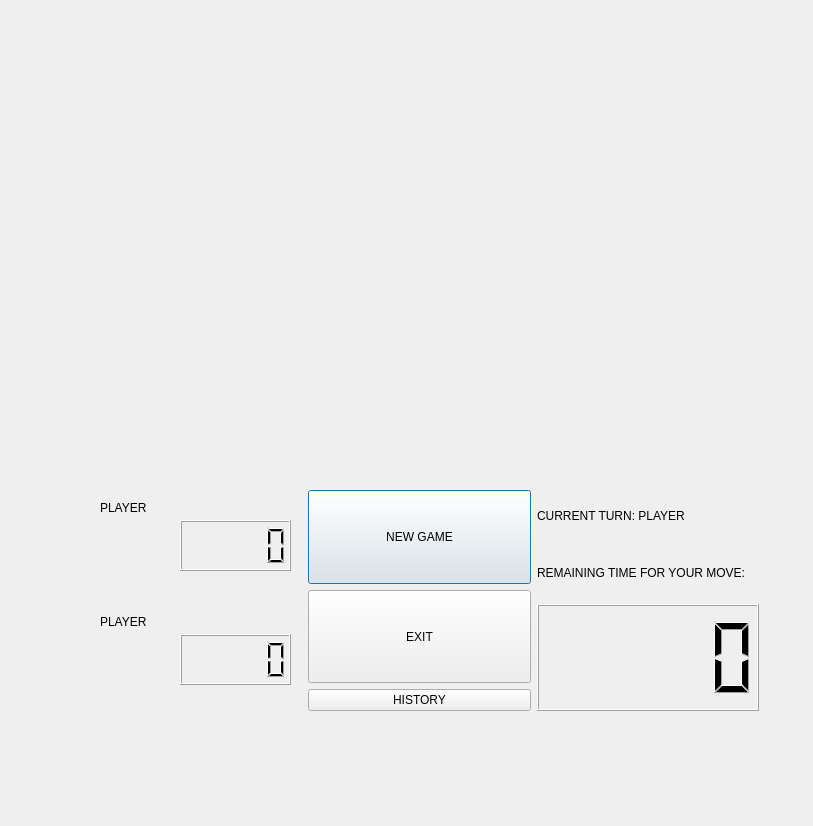
<?xml version="1.0" encoding="UTF-8"?>
<ui version="4.0">
 <class>tic_tac_toe_board</class>
 <widget class="QDialog" name="tic_tac_toe_board">
  <property name="geometry">
   <rect>
    <x>0</x>
    <y>0</y>
    <width>813</width>
    <height>826</height>
   </rect>
  </property>
  <property name="windowTitle">
   <string>Board</string>
  </property>
  <widget class="QWidget" name="verticalLayoutWidget">
   <property name="geometry">
    <rect>
     <x>80</x>
     <y>40</y>
     <width>681</width>
     <height>671</height>
    </rect>
   </property>
   <layout class="QVBoxLayout" name="board_main_ly" stretch="2">
    <property name="bottomMargin">
     <number>0</number>
    </property>
    <item>
     <widget class="QWidget" name="widget_3" native="true">
      <widget class="QWidget" name="gridLayoutWidget">
       <property name="geometry">
        <rect>
         <x>0</x>
         <y>0</y>
         <width>681</width>
         <height>451</height>
        </rect>
       </property>
       <layout class="QGridLayout" name="ttt_board" rowstretch="0" columnstretch="0">
        <property name="sizeConstraint">
         <enum>QLayout::SetDefaultConstraint</enum>
        </property>
        <property name="topMargin">
         <number>1</number>
        </property>
        <property name="bottomMargin">
         <number>1</number>
        </property>
       </layout>
      </widget>
      <widget class="QWidget" name="horizontalLayoutWidget">
       <property name="geometry">
        <rect>
         <x>0</x>
         <y>450</y>
         <width>679</width>
         <height>221</height>
        </rect>
       </property>
       <layout class="QHBoxLayout" name="lower_menu">
        <item>
         <layout class="QVBoxLayout" name="verticalLayout_2">
          <item>
           <widget class="QWidget" name="player1_counter" native="true">
            <widget class="QLCDNumber" name="player1_wins_counter">
             <property name="geometry">
              <rect>
               <x>100</x>
               <y>30</y>
               <width>111</width>
               <height>51</height>
              </rect>
             </property>
            </widget>
            <widget class="QLabel" name="player1_name_counter">
             <property name="geometry">
              <rect>
               <x>20</x>
               <y>10</y>
               <width>49</width>
               <height>16</height>
              </rect>
             </property>
             <property name="text">
              <string>PLAYER 1</string>
             </property>
            </widget>
           </widget>
          </item>
          <item>
           <widget class="QWidget" name="player2_counter" native="true">
            <widget class="QLCDNumber" name="player2_wins_counter">
             <property name="geometry">
              <rect>
               <x>100</x>
               <y>30</y>
               <width>111</width>
               <height>51</height>
              </rect>
             </property>
            </widget>
            <widget class="QLabel" name="player2_name_counter">
             <property name="geometry">
              <rect>
               <x>20</x>
               <y>10</y>
               <width>49</width>
               <height>16</height>
              </rect>
             </property>
             <property name="text">
              <string>PLAYER 2</string>
             </property>
            </widget>
           </widget>
          </item>
         </layout>
        </item>
        <item>
         <layout class="QVBoxLayout" name="verticalLayout_3">
          <item>
           <widget class="QPushButton" name="new_game_btn">
            <property name="sizePolicy">
             <sizepolicy hsizetype="Preferred" vsizetype="Preferred">
              <horstretch>0</horstretch>
              <verstretch>0</verstretch>
             </sizepolicy>
            </property>
            <property name="text">
             <string>NEW GAME</string>
            </property>
           </widget>
          </item>
          <item>
           <widget class="QPushButton" name="exit_btn">
            <property name="sizePolicy">
             <sizepolicy hsizetype="Preferred" vsizetype="Preferred">
              <horstretch>0</horstretch>
              <verstretch>0</verstretch>
             </sizepolicy>
            </property>
            <property name="text">
             <string>EXIT</string>
            </property>
           </widget>
          </item>
          <item>
           <widget class="QPushButton" name="history_movements">
            <property name="text">
             <string>HISTORY</string>
            </property>
           </widget>
          </item>
         </layout>
        </item>
        <item>
         <layout class="QGridLayout" name="gridLayout_3">
          <item row="2" column="0">
           <layout class="QVBoxLayout" name="verticalLayout">
            <item>
             <widget class="QLCDNumber" name="move_countdown"/>
            </item>
           </layout>
          </item>
          <item row="0" column="0">
           <layout class="QGridLayout" name="gridLayout_2">
            <item row="1" column="0">
             <widget class="QLabel" name="current_turn_label">
              <property name="text">
               <string>CURRENT TURN: PLAYER</string>
              </property>
             </widget>
            </item>
            <item row="2" column="0">
             <widget class="QLabel" name="remaining_time_label">
              <property name="text">
               <string>REMAINING TIME FOR YOUR MOVE:</string>
              </property>
             </widget>
            </item>
           </layout>
          </item>
         </layout>
        </item>
       </layout>
      </widget>
     </widget>
    </item>
   </layout>
  </widget>
 </widget>
 <resources/>
 <connections/>
</ui>
